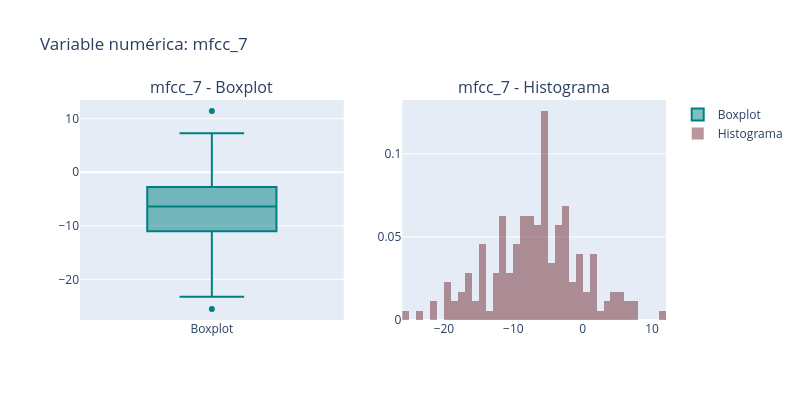
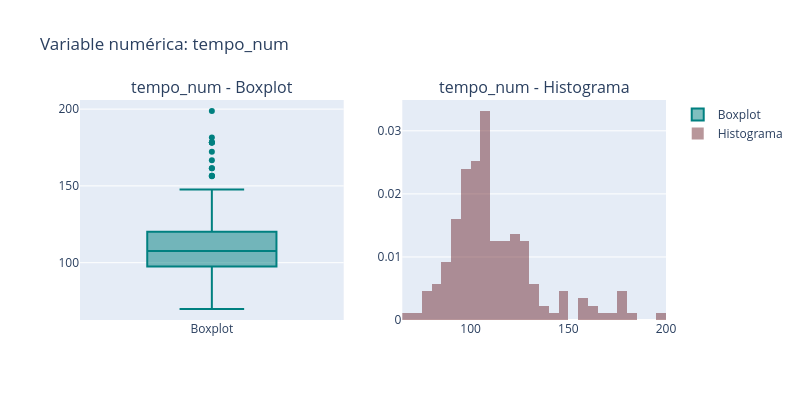
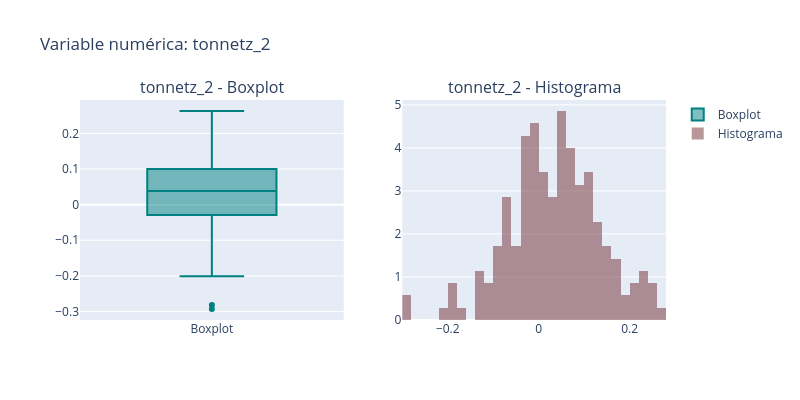
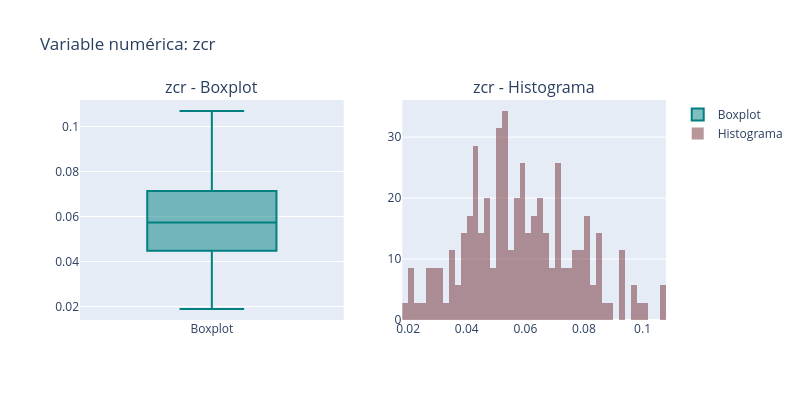

The code cell stored with these charts, in order, in its notebook:
### Code cell
analisis.plot_num()

### Figure 1 — Plotly figure (JSON) as saved in the notebook; plotly's stock layout.template omitted (floating-point values rounded to 4 significant figures; data arrays with more than 128 entries replaced by an {"elided": "..."} marker saying what was removed)
{"data": [{"marker": {"color": "#008080"}, "name": "Boxplot", "type": "box", "xaxis": "x", "y": {"elided": "175 float values"}, "yaxis": "y"}, {"histnorm": "probability density", "marker": {"color": "rgba(114, 47, 55, 0.5)"}, "name": "Histograma", "nbinsx": 50, "type": "histogram", "x": {"elided": "175 float values"}, "xaxis": "x2", "yaxis": "y2"}], "layout": {"annotations": [{"font": {"size": 16}, "showarrow": false, "text": "mfcc_7 - Boxplot", "x": 0.225, "xanchor": "center", "xref": "paper", "y": 1, "yanchor": "bottom", "yref": "paper"}, {"font": {"size": 16}, "showarrow": false, "text": "mfcc_7 - Histograma", "x": 0.775, "xanchor": "center", "xref": "paper", "y": 1, "yanchor": "bottom", "yref": "paper"}], "height": 400, "title": {"text": "Variable numérica: mfcc_7"}, "width": 800, "xaxis": {"anchor": "y", "domain": [0, 0.45]}, "xaxis2": {"anchor": "y2", "domain": [0.55, 1]}, "yaxis": {"anchor": "x", "domain": [0, 1]}, "yaxis2": {"anchor": "x2", "domain": [0, 1]}}}

### Figure 2 — Plotly figure (JSON) as saved in the notebook; plotly's stock layout.template omitted (floating-point values rounded to 4 significant figures; data arrays with more than 128 entries replaced by an {"elided": "..."} marker saying what was removed)
{"data": [{"marker": {"color": "#008080"}, "name": "Boxplot", "type": "box", "xaxis": "x", "y": {"elided": "175 float values"}, "yaxis": "y"}, {"histnorm": "probability density", "marker": {"color": "rgba(114, 47, 55, 0.5)"}, "name": "Histograma", "nbinsx": 50, "type": "histogram", "x": {"elided": "175 float values"}, "xaxis": "x2", "yaxis": "y2"}], "layout": {"annotations": [{"font": {"size": 16}, "showarrow": false, "text": "tempo_num - Boxplot", "x": 0.225, "xanchor": "center", "xref": "paper", "y": 1, "yanchor": "bottom", "yref": "paper"}, {"font": {"size": 16}, "showarrow": false, "text": "tempo_num - Histograma", "x": 0.775, "xanchor": "center", "xref": "paper", "y": 1, "yanchor": "bottom", "yref": "paper"}], "height": 400, "title": {"text": "Variable numérica: tempo_num"}, "width": 800, "xaxis": {"anchor": "y", "domain": [0, 0.45]}, "xaxis2": {"anchor": "y2", "domain": [0.55, 1]}, "yaxis": {"anchor": "x", "domain": [0, 1]}, "yaxis2": {"anchor": "x2", "domain": [0, 1]}}}

### Figure 3 — Plotly figure (JSON) as saved in the notebook; plotly's stock layout.template omitted (floating-point values rounded to 4 significant figures; data arrays with more than 128 entries replaced by an {"elided": "..."} marker saying what was removed)
{"data": [{"marker": {"color": "#008080"}, "name": "Boxplot", "type": "box", "xaxis": "x", "y": {"elided": "175 float values"}, "yaxis": "y"}, {"histnorm": "probability density", "marker": {"color": "rgba(114, 47, 55, 0.5)"}, "name": "Histograma", "nbinsx": 50, "type": "histogram", "x": {"elided": "175 float values"}, "xaxis": "x2", "yaxis": "y2"}], "layout": {"annotations": [{"font": {"size": 16}, "showarrow": false, "text": "tonnetz_2 - Boxplot", "x": 0.225, "xanchor": "center", "xref": "paper", "y": 1, "yanchor": "bottom", "yref": "paper"}, {"font": {"size": 16}, "showarrow": false, "text": "tonnetz_2 - Histograma", "x": 0.775, "xanchor": "center", "xref": "paper", "y": 1, "yanchor": "bottom", "yref": "paper"}], "height": 400, "title": {"text": "Variable numérica: tonnetz_2"}, "width": 800, "xaxis": {"anchor": "y", "domain": [0, 0.45]}, "xaxis2": {"anchor": "y2", "domain": [0.55, 1]}, "yaxis": {"anchor": "x", "domain": [0, 1]}, "yaxis2": {"anchor": "x2", "domain": [0, 1]}}}

### Figure 4 — Plotly figure (JSON) as saved in the notebook; plotly's stock layout.template omitted (floating-point values rounded to 4 significant figures; data arrays with more than 128 entries replaced by an {"elided": "..."} marker saying what was removed)
{"data": [{"marker": {"color": "#008080"}, "name": "Boxplot", "type": "box", "xaxis": "x", "y": {"elided": "175 float values"}, "yaxis": "y"}, {"histnorm": "probability density", "marker": {"color": "rgba(114, 47, 55, 0.5)"}, "name": "Histograma", "nbinsx": 50, "type": "histogram", "x": {"elided": "175 float values"}, "xaxis": "x2", "yaxis": "y2"}], "layout": {"annotations": [{"font": {"size": 16}, "showarrow": false, "text": "zcr - Boxplot", "x": 0.225, "xanchor": "center", "xref": "paper", "y": 1, "yanchor": "bottom", "yref": "paper"}, {"font": {"size": 16}, "showarrow": false, "text": "zcr - Histograma", "x": 0.775, "xanchor": "center", "xref": "paper", "y": 1, "yanchor": "bottom", "yref": "paper"}], "height": 400, "title": {"text": "Variable numérica: zcr"}, "width": 800, "xaxis": {"anchor": "y", "domain": [0, 0.45]}, "xaxis2": {"anchor": "y2", "domain": [0.55, 1]}, "yaxis": {"anchor": "x", "domain": [0, 1]}, "yaxis2": {"anchor": "x2", "domain": [0, 1]}}}
